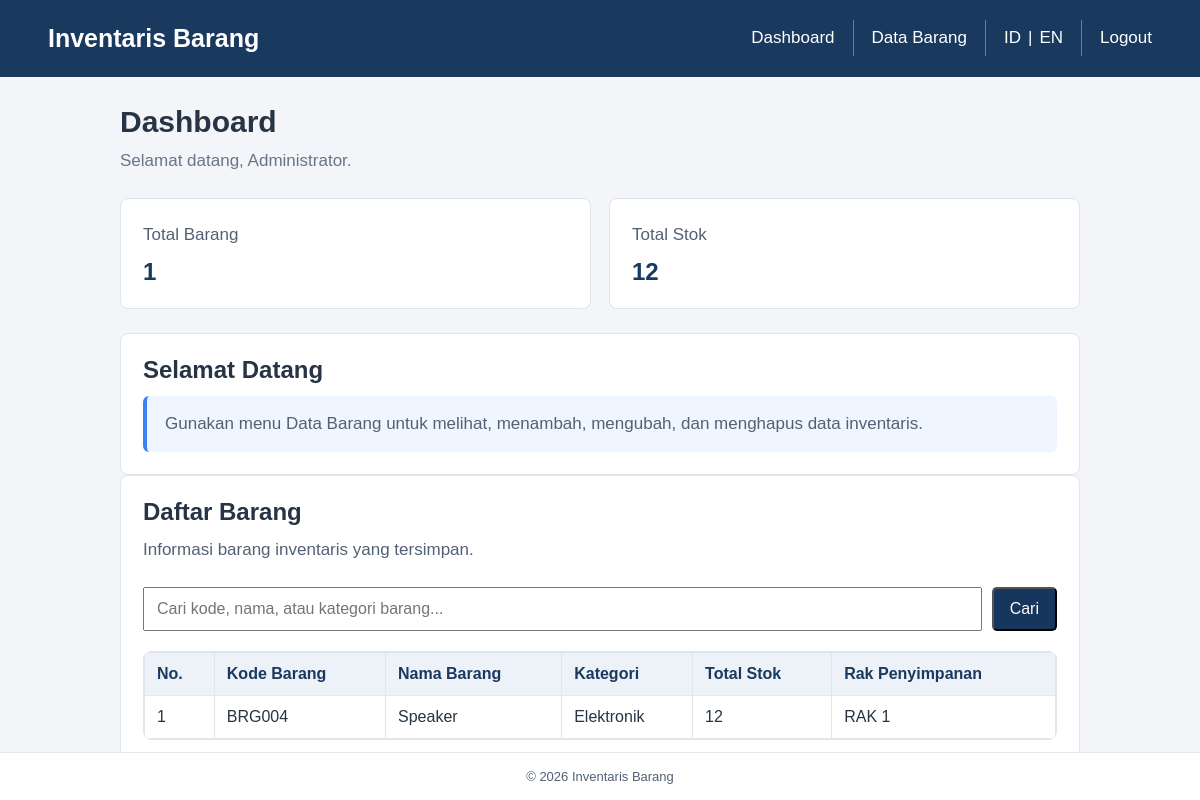
/dashboard.php (signed in), run on the app's committed database.
### tables this page shows
CREATE TABLE IF NOT EXISTS barang (
  kode_barang VARCHAR(20) NOT NULL,
  nama_barang VARCHAR(100) NOT NULL,
  kategori VARCHAR(50) NOT NULL,
  total_stok INT UNSIGNED NOT NULL DEFAULT 0,
  rak_penyimpanan VARCHAR(50) NOT NULL,
  PRIMARY KEY (kode_barang)
);

### config/lang.php (called while the page is built, shortened)
<?php
$bahasa = $_SESSION['bahasa'] ?? 'id';
function lang($key)
{
    global $teks, $bahasa;
    return $teks[$bahasa][$key]
        ?? $teks['id'][$key]
        ?? $key;
}

### dashboard.php (the view, shortened to what this page needs)
<?php
require 'config/database.php';
require 'config/lang.php';
$stmtBarang = $pdo->query(
    "SELECT COUNT(*) FROM barang"
);
$totalBarang = $stmtBarang->fetchColumn();
$stmtStok = $pdo->query(
    "SELECT COALESCE(SUM(total_stok), 0) FROM barang"
);
$totalStok = $stmtStok->fetchColumn();
$nama = htmlspecialchars(
    $_SESSION['nama'] ?? 'Pengguna',
    ENT_QUOTES,
    'UTF-8'
);
$cari = trim($_GET['cari'] ?? '');
if ($cari !== '') {
    $stmtDaftar = $pdo->prepare(
        "SELECT kode_barang, nama_barang, kategori,
                total_stok, rak_penyimpanan
         FROM barang
         WHERE kode_barang LIKE :kode
            OR nama_barang LIKE :nama
            OR kategori LIKE :kategori
         ORDER BY nama_barang ASC"
    );
    $kataCari = '%' . $cari . '%';
    $stmtDaftar->execute([
        'kode' => $kataCari,
        'nama' => $kataCari,
        'kategori' => $kataCari
    ]);
} else {
    $stmtDaftar = $pdo->query(
        "SELECT kode_barang, nama_barang, kategori,
                total_stok, rak_penyimpanan
         FROM barang
         ORDER BY nama_barang ASC"
    );
}
$daftarBarang = $stmtDaftar->fetchAll(PDO::FETCH_ASSOC);
$kategoriTerjemahan = [
    'ATK' => 'stationery',
    'Elektronik' => 'electronics',
    'Perlengkapan Kebersihan' => 'cleaning',
    'Perabot' => 'furniture',
    'Lainnya' => 'other'
];
?>
<?php include 'includes/header.php'; ?>
<main class="container">
    <div class="page-heading">
        <div>
            <h1><?= lang('dashboard') ?></h1>
            <p><?= lang('welcome') ?>, <?= $nama ?>.</p>
        </div>
    </div>
    <section class="summary-grid">
        <div class="summary-card">
            <p><?= lang('total_items') ?></p>
            <h2>
                <?= number_format(
                    (int) $totalBarang,
                    0,
                    ',',
                    '.'
                ) ?>
            </h2>
        </div>
        <div class="summary-card">
            <p><?= lang('total_stock') ?></p>
            <h2>
                <?= number_format(
                    (int) $totalStok,
                    0,
                    ',',
                    '.'
                ) ?>
            </h2>
        </div>
    </section>
    <section class="content-card">
        <h2><?= lang('welcome_title') ?></h2>
        <p class="highlight-message">
            <?= lang('welcome_message') ?>
        </p>
    </section>
    <section class="content-card">
        <div class="page-heading">
            <div>
                <h2><?= htmlspecialchars(lang('item_list_title'), ENT_QUOTES, 'UTF-8') ?></h2>
                <p><?= htmlspecialchars(lang('item_list_description'), ENT_QUOTES, 'UTF-8') ?></p>
            </div>
        </div>
        <form
            method="GET"
            action="dashboard.php"
            class="search-form"
        >
            <input
                type="text"
                name="cari"
                placeholder="<?= htmlspecialchars(lang('search_placeholder'), ENT_QUOTES, 'UTF-8') ?>"
                value="<?= htmlspecialchars(
                    $cari,
                    ENT_QUOTES,
                    'UTF-8'
                ) ?>"
            >
            <button type="submit" class="btn-primary">
                <?= htmlspecialchars(lang('search'), ENT_QUOTES, 'UTF-8') ?>
            </button>
        </form>
        <div class="table-wrapper">
            <table>
                <thead>
                    <tr>
                        <th><?= htmlspecialchars(lang('number'), ENT_QUOTES, 'UTF-8') ?></th>
                        <th><?= htmlspecialchars(lang('item_code'), ENT_QUOTES, 'UTF-8') ?></th>
                        <th><?= htmlspecialchars(lang('item_name'), ENT_QUOTES, 'UTF-8') ?></th>
                        <th><?= htmlspecialchars(lang('category'), ENT_QUOTES, 'UTF-8') ?></th>
                        <th><?= htmlspecialchars(lang('stock'), ENT_QUOTES, 'UTF-8') ?></th>
                        <th><?= htmlspecialchars(lang('storage_rack'), ENT_QUOTES, 'UTF-8') ?></th>
                    </tr>
                </thead>
                <tbody>
                    <?php if (!empty($daftarBarang)): ?>
                        <?php foreach ($daftarBarang as $i => $barang): ?>
                            <tr>
                                <td><?= $i + 1 ?></td>
                                <td>
                                    <?= htmlspecialchars(
                                        $barang['kode_barang'],
                                        ENT_QUOTES,
                                        'UTF-8'
                                    ) ?>
                                </td>
                                <td>
                                    <?= htmlspecialchars(
                                        $barang['nama_barang'],
                                        ENT_QUOTES,
                                        'UTF-8'
                                    ) ?>
                                </td>
                                <td>
                                    <?php
                                    $keyKategori = $kategoriTerjemahan[$barang['kategori']] ?? 'other';
                                    echo htmlspecialchars(lang($keyKategori), ENT_QUOTES, 'UTF-8');
                                    ?>
                                </td>
                                <td>
                                    <?= number_format(
                                        (int) $barang['total_stok'],
                                        0,
                                        ',',
                                        '.'
                                    ) ?>
                                </td>
                                <td>
                                    <?= htmlspecialchars(
                                        $barang['rak_penyimpanan'],
                                        ENT_QUOTES,
                                        'UTF-8'
                                    ) ?>
                                </td>
                            </tr>
                        <?php endforeach; ?>
                    <?php endif; ?>
                </tbody>
            </table>
        </div>
    </section>
</main>
<?php include 'includes/footer.php'; ?>

### includes/header.php (shortened to what this page needs)
<?php
$bahasa = $_SESSION['bahasa'] ?? 'id';
$halamanAktif = basename($_SERVER['PHP_SELF']);
$halamanLogin = ($halamanAktif === 'login.php');
$queryString = $_SERVER['QUERY_STRING'] ?? '';
$namaAplikasi = lang('app_name');
?>
<!DOCTYPE html>
<html lang="<?= $bahasa === 'en' ? 'en' : 'id' ?>">
<head>
    <link rel="stylesheet" href="assets/style.css">
</head>
<body class="<?= $halamanLogin ? 'login-page' : 'app-page' ?>">
<?php if (!$halamanLogin): ?>
    <header class="topbar">
        <div class="topbar-inner">
            <h2>
                <?= htmlspecialchars($namaAplikasi, ENT_QUOTES, 'UTF-8') ?>
            </h2>
            <nav>
                <a
                    href="dashboard.php"
                    class="<?= $halamanAktif === 'dashboard.php' ? 'active' : '' ?>"
                ><?= htmlspecialchars(lang('dashboard'), ENT_QUOTES, 'UTF-8') ?></a>
                <a
                    href="barang.php"
                    class="<?= in_array($halamanAktif, ['barang.php', 'tambah.php', 'edit.php'], true) ? 'active' : '' ?>"
                ><?= htmlspecialchars(lang('items'), ENT_QUOTES, 'UTF-8') ?></a>
                <span class="language-switch">
                    <a
                        href="bahasa.php?set=id&amp;tujuan=<?= urlencode($halamanAktif) ?>&amp;query=<?= urlencode($queryString) ?>"
                        class="<?= $bahasa === 'id' ? 'active' : '' ?>"
                    >ID</a>
                    <span>|</span>
                    <a
                        href="bahasa.php?set=en&amp;tujuan=<?= urlencode($halamanAktif) ?>&amp;query=<?= urlencode($queryString) ?>"
                        class="<?= $bahasa === 'en' ? 'active' : '' ?>"
                    >EN</a>
                </span>
                <a href="logout.php">
                    <?= htmlspecialchars(lang('logout'), ENT_QUOTES, 'UTF-8') ?>
                </a>
            </nav>
        </div>
    </header>
<?php endif; ?>

### includes/footer.php
<footer class="footer login-footer">
    <div class="container">
        <p>
            &copy; <?= date('Y') ?>
            <?= htmlspecialchars(
                lang('app_name'),
                ENT_QUOTES,
                'UTF-8'
            ) ?>
        </p>
    </div>
</footer>
</body>
</html>

### assets/style.css (style rules this page uses)
* { margin: 0; padding: 0; box-sizing: border-box; }
body { font-family: Arial, sans-serif; background: #f3f5f8; color: #263445; font-size: 14px; }
button, main.container a { font-size: 16px; }
.topbar { background: #19395f; border-bottom: 1px solid #19395f; }
.topbar-inner { width: calc(100% - 48px); max-width: 1400px; min-height: 76px; margin: 0 auto; padding: 18px 24px; display: flex; align-items: center; justify-content: space-between; flex-wrap: wrap; gap: 24px; }
.topbar-inner h2 { margin: 0; color: #ffffff; font-size: 25px; font-weight: 700; white-space: nowrap; }
.topbar-inner nav { display: flex; align-items: center; justify-content: flex-end; flex-wrap: nowrap; gap: 0; }
.topbar-inner nav a { color: #ffffff; text-decoration: none; }
.topbar-inner nav > a { padding: 8px 18px; border-right: 1px solid rgba(255, 255, 255, 0.35); font-size: 17px; font-weight: 500; white-space: nowrap; }
.topbar-inner nav > a:last-child { padding-right: 0; border-right: none; }
.language-switch { display: inline-flex; align-items: center; gap: 7px; padding: 8px 18px; border-right: 1px solid rgba(255, 255, 255, 0.35); color: #ffffff; font-size: 17px; line-height: normal; vertical-align: middle; white-space: nowrap; }
.language-switch a { font-weight: 400; }
main.container { width: calc(100% - 40px); max-width: 960px; margin: 0 auto; padding: 28px 0 40px; font-size: 16px; }
main.container p { font-size: 17px; line-height: 1.6; }
.page-heading { display: flex; justify-content: space-between; align-items: center; flex-wrap: wrap; gap: 20px; margin-bottom: 24px; }
.page-heading h1 { margin-bottom: 8px; color: #263445; font-size: 30px; }
.page-heading p { color: #687588; }
.summary-grid { display: grid; grid-template-columns: repeat(2, minmax(0, 1fr)); gap: 18px; margin-bottom: 24px; }
.summary-card, .content-card { padding: 22px; background: #ffffff; border: 1px solid #dfe5ed; border-radius: 8px; }
.summary-card p { margin-bottom: 10px; color: #526174; }
.summary-card h2 { color: #19395f; }
.content-card h2 { margin-bottom: 10px; }
.content-card p { margin-bottom: 0; color: #526174; }
main.container h2 { font-size: 24px; }
.highlight-message { margin-top: 12px; padding: 14px 18px; background-color: #eff6ff; border-left: 4px solid #3b82f6; border-radius: 6px; }
.btn-primary { display: inline-block; padding: 11px 16px; background: #17365d; color: #ffffff; text-decoration: none; border-radius: 5px; }
.table-wrapper { width: 100%; overflow-x: auto; background: #ffffff; border: 1px solid #dfe5ed; border-radius: 8px; }
table { width: 100%; border: none; border-collapse: collapse; background: #ffffff; font-size: 16px; }
.table-wrapper th, .table-wrapper td { padding: 12px; border: 1px solid #dfe5ed; border-bottom-color: #e5e7eb; text-align: left; vertical-align: middle; white-space: nowrap; }
table thead th { background: #edf2f8; color: #19395f; font-weight: 600; }
table tbody tr { background: #ffffff; }
.search-form { display: flex; flex-wrap: wrap; width: 100%; gap: 10px; margin-bottom: 20px; }
.search-form input { flex: 1; width: 100%; min-width: 0; padding: 11px 12px; font-size: 16px; }
.footer { position: fixed; bottom: 0; left: 0; width: 100%; padding: 16px 0; background: #ffffff; border-top: 1px solid #e2e8f0; color: #526174; font-size: 13px; text-align: center; }
.footer .container { width: 100%; max-width: 960px; margin: 0 auto; padding: 0 20px; }

### data on the page
barang: kode_barang "BRG004", nama_barang "Speaker", kategori "Elektronik", total_stok "12", rak_penyimpanan "RAK 1"

### other printed values
$namaAplikasi "Inventaris Barang"
lang('dashboard') "Dashboard"
lang('items') "Data Barang"
lang('logout') "Logout"
lang('welcome') "Selamat datang"
$nama "Administrator"
lang('total_items') "Total Barang"
$totalBarang "1"
lang('total_stock') "Total Stok"
$totalStok "12"
lang('welcome_title') "Selamat Datang"
lang('welcome_message') "Gunakan menu Data Barang untuk melihat, menambah, mengubah, dan menghapus data inventaris."
lang('item_list_title') "Daftar Barang"
lang('item_list_description') "Informasi barang inventaris yang tersimpan."
lang('search') "Cari"
